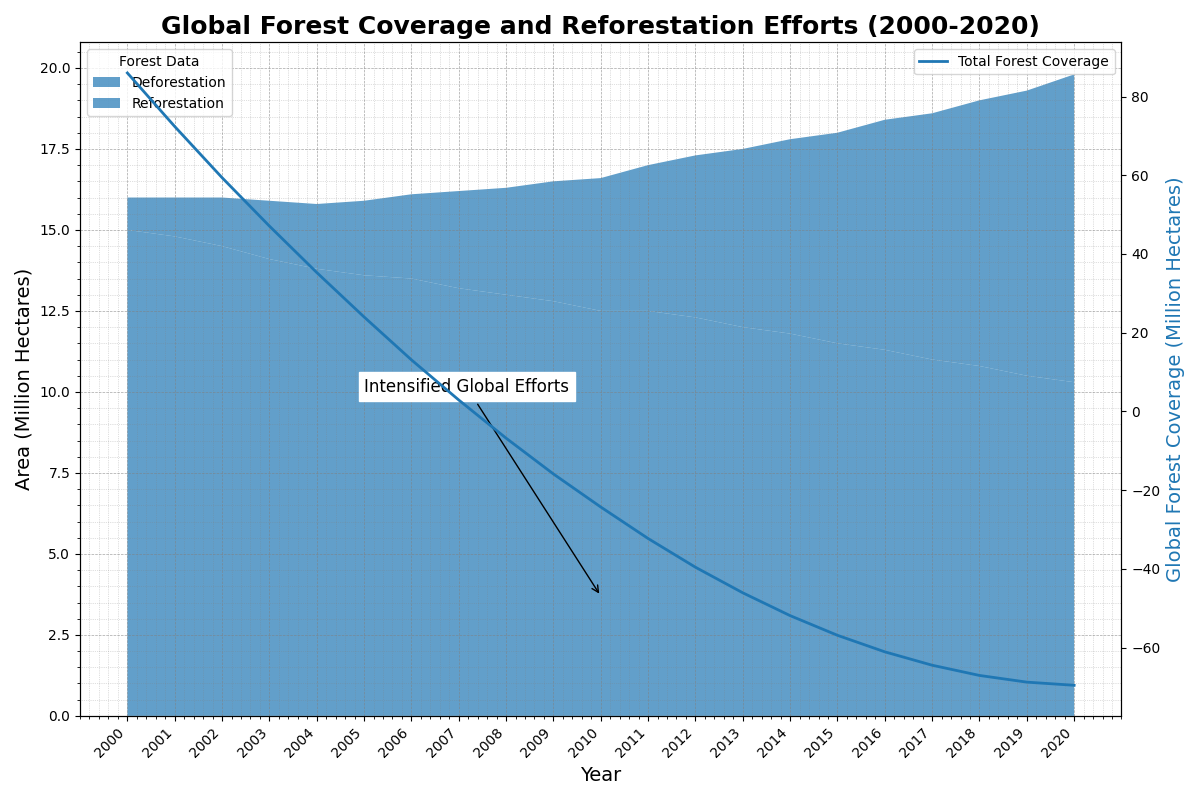

The Python source for this figure:
import matplotlib.pyplot as plt
import numpy as np

# Define the years for the x-axis
years = np.arange(2000, 2021)

# Data on deforestation in million hectares
deforestation = np.array([15, 14.8, 14.5, 14.1, 13.8, 13.6, 13.5, 13.2, 13.0, 12.8, 12.5, 12.5, 12.3, 12.0, 11.8, 11.5, 11.3, 11.0, 10.8, 10.5, 10.3])

# Data on reforestation in million hectares
reforestation = np.array([1, 1.2, 1.5, 1.8, 2.0, 2.3, 2.6, 3.0, 3.3, 3.7, 4.1, 4.5, 5.0, 5.5, 6.0, 6.5, 7.1, 7.6, 8.2, 8.8, 9.5])

# Total forest coverage remaining (initial value considered 100 million hectares and reducing due to net deforestation)
initial_forest_coverage = 100
net_deforestation = deforestation - reforestation
forest_coverage = initial_forest_coverage - np.cumsum(net_deforestation)

# Stacking the data for area's chart representation 
data_stack = np.vstack([deforestation, reforestation])

# Creating the figure and the subplot
fig, ax = plt.subplots(figsize=(12, 8))

# Plotting the stacked area chart with a single color
ax.stackplot(years, data_stack, labels=['Deforestation', 'Reforestation'], colors=['#1f77b4', '#1f77b4'], alpha=0.7)

# Adding a secondary axis to display forest coverage
ax2 = ax.twinx()
ax2.plot(years, forest_coverage, label='Total Forest Coverage', color='#1f77b4', linestyle='-', linewidth=2)

# Title and labels
ax.set_title("Global Forest Coverage and Reforestation Efforts (2000-2020)", fontsize=18, fontweight='bold')
ax.set_xlabel('Year', fontsize=14)
ax.set_ylabel('Area (Million Hectares)', fontsize=14)
ax2.set_ylabel('Global Forest Coverage (Million Hectares)', fontsize=14, color='#1f77b4')

# X-axis ticks and grid
ax.set_xticks(years)
ax.set_xticklabels(years, rotation=45, ha='right')
ax.grid(visible=True, which='major', linestyle='--', linewidth=0.5, color='grey', alpha=0.7)
ax.minorticks_on()
ax.grid(visible=True, which='minor', linestyle=':', linewidth=0.5, color='grey', alpha=0.5)

# Adding legends
ax.legend(loc='upper left', title='Forest Data')
ax2.legend(loc='upper right')

# Annotating significant points
ax.annotate('Intensified Global Efforts', xy=(2010, 3.7), xytext=(2005, 10),
            arrowprops=dict(facecolor='black', arrowstyle='->'), fontsize=12, backgroundcolor='w')

# Adjust layout to prevent overlap
plt.tight_layout()

# Display the plot
plt.show()
